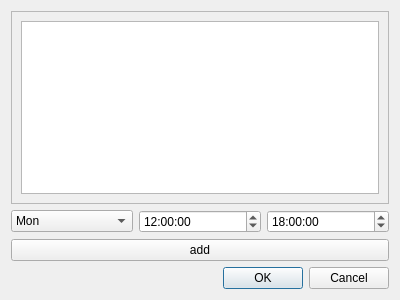
<?xml version="1.0" encoding="UTF-8"?>
<ui version="4.0">
 <class>WorkshopTimeDialog</class>
 <widget class="QDialog" name="WorkshopTimeDialog">
  <property name="geometry">
   <rect>
    <x>0</x>
    <y>0</y>
    <width>400</width>
    <height>300</height>
   </rect>
  </property>
  <property name="windowTitle">
   <string>Dialog</string>
  </property>
  <layout class="QGridLayout" name="gridLayout">
   <item row="0" column="0" colspan="3">
    <widget class="QScrollArea" name="scrollArea">
     <property name="widgetResizable">
      <bool>true</bool>
     </property>
     <widget class="QWidget" name="scrollAreaWidgetContents">
      <property name="geometry">
       <rect>
        <x>0</x>
        <y>0</y>
        <width>380</width>
        <height>186</height>
       </rect>
      </property>
      <layout class="QVBoxLayout" name="verticalLayout">
       <item>
        <widget class="QTableWidget" name="table"/>
       </item>
      </layout>
     </widget>
    </widget>
   </item>
   <item row="1" column="0">
    <widget class="QComboBox" name="dayComboBox">
     <item>
      <property name="text">
       <string>Mon</string>
      </property>
     </item>
     <item>
      <property name="text">
       <string>Tue</string>
      </property>
     </item>
     <item>
      <property name="text">
       <string>Wed</string>
      </property>
     </item>
     <item>
      <property name="text">
       <string>Thu</string>
      </property>
     </item>
     <item>
      <property name="text">
       <string>Fri</string>
      </property>
     </item>
     <item>
      <property name="text">
       <string>Sat</string>
      </property>
     </item>
     <item>
      <property name="text">
       <string>Sun</string>
      </property>
     </item>
    </widget>
   </item>
   <item row="1" column="1">
    <widget class="QTimeEdit" name="fromTimeEdit">
     <property name="time">
      <time>
       <hour>12</hour>
       <minute>0</minute>
       <second>0</second>
      </time>
     </property>
    </widget>
   </item>
   <item row="1" column="2">
    <widget class="QTimeEdit" name="toTimeEdit">
     <property name="time">
      <time>
       <hour>18</hour>
       <minute>0</minute>
       <second>0</second>
      </time>
     </property>
    </widget>
   </item>
   <item row="2" column="0" colspan="3">
    <widget class="QPushButton" name="addTimeButton">
     <property name="text">
      <string>add</string>
     </property>
    </widget>
   </item>
   <item row="3" column="0" colspan="3">
    <widget class="QDialogButtonBox" name="buttonBox">
     <property name="orientation">
      <enum>Qt::Horizontal</enum>
     </property>
     <property name="standardButtons">
      <set>QDialogButtonBox::Cancel|QDialogButtonBox::Ok</set>
     </property>
    </widget>
   </item>
  </layout>
 </widget>
 <resources/>
 <connections>
  <connection>
   <sender>buttonBox</sender>
   <signal>accepted()</signal>
   <receiver>WorkshopTimeDialog</receiver>
   <slot>accept()</slot>
   <hints>
    <hint type="sourcelabel">
     <x>248</x>
     <y>254</y>
    </hint>
    <hint type="destinationlabel">
     <x>157</x>
     <y>274</y>
    </hint>
   </hints>
  </connection>
  <connection>
   <sender>buttonBox</sender>
   <signal>rejected()</signal>
   <receiver>WorkshopTimeDialog</receiver>
   <slot>reject()</slot>
   <hints>
    <hint type="sourcelabel">
     <x>316</x>
     <y>260</y>
    </hint>
    <hint type="destinationlabel">
     <x>286</x>
     <y>274</y>
    </hint>
   </hints>
  </connection>
 </connections>
</ui>
